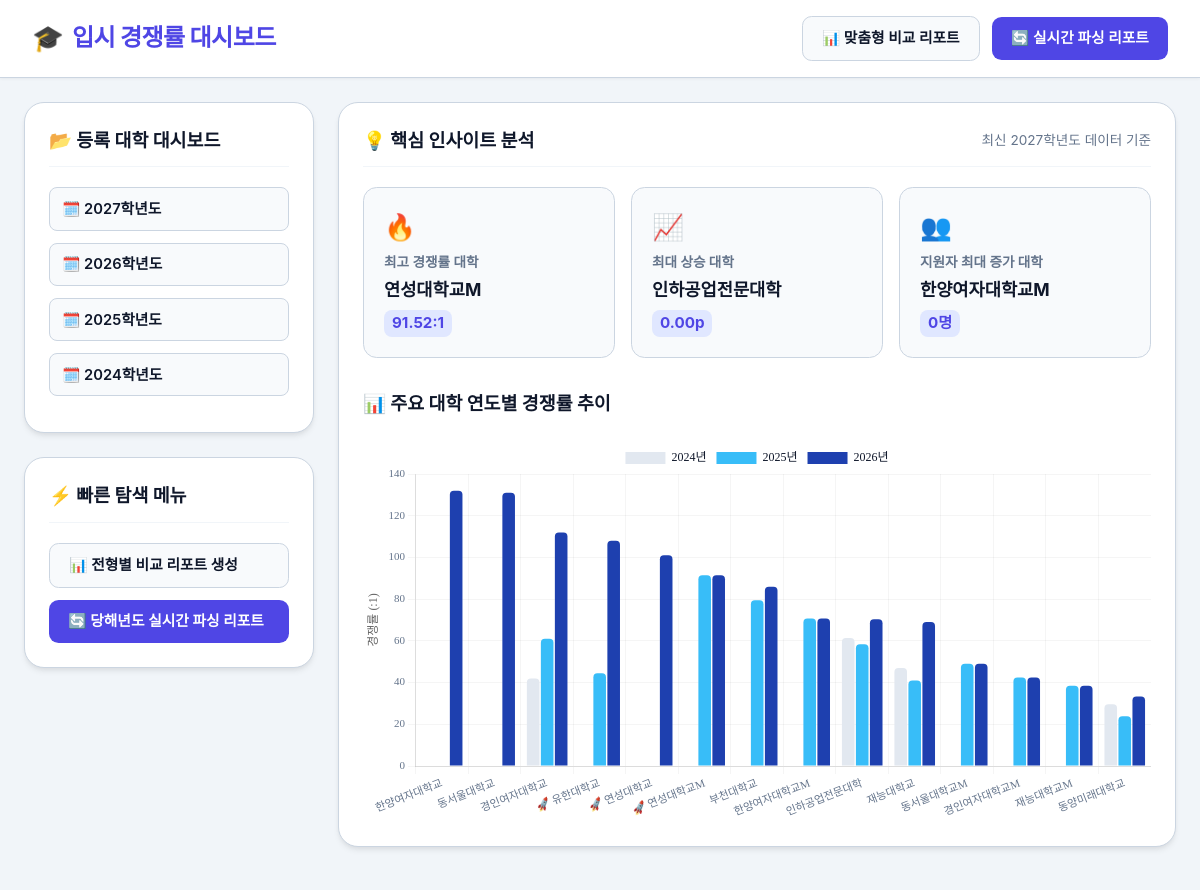
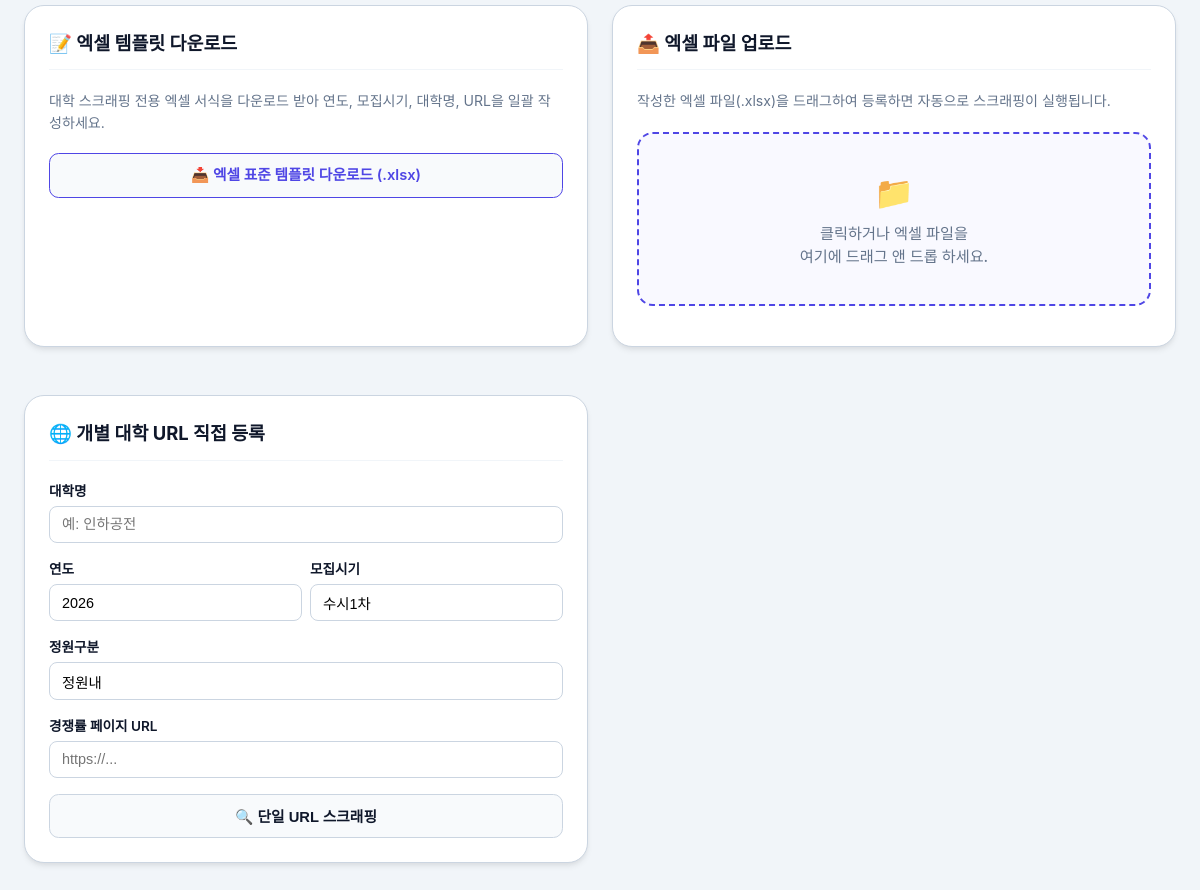
The page / on the database its author committed (2 pictures, top to bottom).
### database.py (models this page shows)
class University(Base):
    __tablename__ = "universities"
    id = Column(Integer, primary_key=True, index=True)
    name = Column(String, index=True)
    year = Column(String)            # 2024, 2025 등
    admission_type = Column(String)  # 수시1차, 수시2차, 정시
    capacity_type = Column(String)   # 정원내, 정원외, 구분없음
    url = Column(String)
    scraped_data = Column(Text) # Stores JSON: {"titles": [...], "tables_html": [...]}
    created_at = Column(DateTime, default=datetime.datetime.utcnow)
    departments = relationship("DepartmentData", back_populates="university", cascade="all, delete-orphan")

### main.py (the view)
@app.get("/", response_class=HTMLResponse)
async def read_root(request: Request, db: Session = Depends(get_db)):
    universities = db.query(University).order_by(University.created_at.desc()).all()
    tree_data = build_tree(universities)
    unique_univ_names = sort_names_inha_first(list(set([u.name for u in universities])))
    insights = calculate_dashboard_insights(db)
    chart_data_json = get_multi_year_chart_data(db)
    selected_univ = None
    selected_data = None
    return templates.TemplateResponse(request=request, name="index.html", context={
        "tree_data": tree_data,
        "unique_univ_names": unique_univ_names,
        "insights": insights,
        "chart_data_json": chart_data_json,
        "selected_univ": selected_univ,
        "selected_data": selected_data,
        "is_compare_mode": False
    })

### templates/index.html (shortened to what this page needs)
<!DOCTYPE html>
<html lang="ko">
<head>
    <link href="https://cdn.jsdelivr.net/gh/orioncactus/pretendard/dist/web/static/pretendard.css" rel="stylesheet">
</head>
<body>
    <header class="app-header">
        <div class="header-content">
            <div class="header-title">
                <a href="/">
                    <span style="font-size: 1.6rem;">🎓</span>
                    <h1>입시 경쟁률 대시보드</h1>
                </a>
            </div>
            <div class="header-actions">
                <a href="/report" class="btn btn-secondary">📊 맞춤형 비교 리포트</a>
                <a href="/report?mode=realtime_builder" class="btn btn-primary">🔄 실시간 파싱 리포트</a>
            </div>
        </div>
    </header>
    <div class="app-container">
        <div class="dashboard-grid">
            <aside class="left-col">
                <div class="glass-card">
                    <div class="card-header">
                        <h2>📂 등록 대학 대시보드</h2>
                    </div>
                    <div class="tree-container">
                        {% if tree_data %}
                            {% for year, adm_types in tree_data.items() %}
                            <details>
                                <summary><span>🗓️ {{ year }}학년도</span></summary>
                            </details>
                            {% endfor %}
                        {% else %}
                            <p style="color: var(--text-secondary); text-align: center; padding: 1.5rem 0;">등록된 대학 데이터가 없습니다.</p>
                        {% endif %}
                    </div>
                </div>
                <div class="glass-card">
                    <div class="card-header">
                        <h2>⚡ 빠른 탐색 메뉴</h2>
                    </div>
                    <div style="display: flex; flex-direction: column; gap: 0.75rem;">
                        <a href="/report" class="btn btn-secondary" style="width: 100%; justify-content: flex-start;">
                            📊 전형별 비교 리포트 생성
                        </a>
                        <a href="/report?mode=realtime_builder" class="btn btn-primary" style="width: 100%; justify-content: flex-start;">
                            🔄 당해년도 실시간 파싱 리포트
                        </a>
                    </div>
                </div>
            </aside>
            <main class="center-col">
                {% if is_search_mode %}
                <div class="glass-card">
                    <div class="card-header">
                        <h2>🔍 "{{ search_query }}" 검색 결과</h2>
                    </div>
                    {% if search_results %}
                    <div class="table-container">
                        <table>
                            <thead>
                                <tr>
                                    <th>연도</th>
                                    <th>분류</th>
                                    <th>대학명</th>
                                    <th>표 제목</th>
                                    <th>학과명</th>
                                    <th>모집인원</th>
                                    <th>지원인원</th>
                                    <th>경쟁률</th>
                                </tr>
                            </thead>
                            <tbody>
                                {% for item in search_results %}
                                <tr class="{% if '인하공업전문대학' in item.univ_name %}inha-purple-row{% endif %}">
                                    <td>{{ item.year }}</td>
                                    <td>{{ item.admission_type }}</td>
                                    <td>
                                        {% if '인하공업전문대학' in item.univ_name %}
                                        <a href="/univ/{{ item.univ_id }}" class="inha-badge">⭐ {{ item.univ_name }}</a>
                                        {% else %}
                                        <a href="/univ/{{ item.univ_id }}" style="color: var(--primary-color); text-decoration: none; font-weight: bold;">{{ item.univ_name }}</a>
                                        {% endif %}
                                    </td>
                                    <td style="color: var(--text-secondary); font-size: 0.85em;">{{ item.table_title }}</td>
                                    <td style="font-weight: bold;">{{ item.department_name }}</td>
                                    <td>{{ item.admission_count }}</td>
                                    <td>{{ item.applicant_count }}</td>
                                    <td class="fw-bold {% if '인하공업전문대학' in item.univ_name %}text-purple{% else %}text-primary{% endif %}">{{ item.competition_ratio }}</td>
                                </tr>
                                {% endfor %}
                            </tbody>
                        </table>
                    </div>
                    {% else %}
                    <p style="text-align: center; color: var(--text-secondary); padding: 2rem;">검색 결과가 없습니다.</p>
                    {% endif %}
                </div>
                {% else %}
                {% if insights and insights.latest_year %}
                <div class="glass-card">
                    <div class="card-header">
                        <h2>💡 핵심 인사이트 분석</h2>
                        <span style="font-size: 0.85rem; color: var(--text-secondary);">최신 {{ insights.latest_year }}학년도 데이터 기준</span>
                    </div>
                    <div class="insights-grid">
                        {% if insights.top_ratio %}
                        <div class="insight-card">
                            <span class="insight-icon">🔥</span>
                            <div class="insight-label">최고 경쟁률 대학</div>
                            <div class="insight-univ">{{ insights.top_ratio.univ_name }}</div>
                            <div class="insight-value">{{ insights.top_ratio.value }}</div>
                        </div>
                        {% endif %}
                        {% if insights.ratio_increase %}
                        <div class="insight-card">
                            <span class="insight-icon">📈</span>
                            <div class="insight-label">최대 상승 대학</div>
                            <div class="insight-univ">{{ insights.ratio_increase.univ_name }}</div>
                            <div class="insight-value">{{ insights.ratio_increase.value }}</div>
                        </div>
                        {% endif %}
                        {% if insights.applicant_increase %}
                        <div class="insight-card">
                            <span class="insight-icon">👥</span>
                            <div class="insight-label">지원자 최대 증가 대학</div>
                            <div class="insight-univ">{{ insights.applicant_increase.univ_name }}</div>
                            <div class="insight-value">{{ insights.applicant_increase.value }}</div>
                        </div>
                        {% endif %}
                    </div>
                    {% if chart_data_json %}
                    <div style="margin-top: 2rem;">
                        <div class="card-header" style="border-bottom: none; margin-bottom: 0.75rem;">
                            <h2>📊 주요 대학 연도별 경쟁률 추이</h2>
                        </div>
                        <div style="width: 100%; height: 380px;">
                            <canvas id="mainChart"></canvas>
                        </div>
                    </div>
                    <script>
                        document.addEventListener("DOMContentLoaded", function() {
                            const ctx = document.getElementById('mainChart').getContext('2d');
                            const chartData = JSON.parse(document.getElementById('chart-data-json').textContent);
                            new Chart(ctx, {
                                type: 'bar',
                                data: chartData,
                                options: {
                                    responsive: true,
                                    maintainAspectRatio: false,
                                    plugins: {
                                        legend: { labels: { font: { family: 'Pretendard', size: 12 }, color: '#0f172a' } },
                                        tooltip: {
                                            titleFont: { family: 'Pretendard' },
                                            bodyFont: { family: 'Pretendard' }
                                        }
                                    },
                                    scales: {
                                        x: { ticks: { font: { family: 'Pretendard', size: 11 }, color: '#64748b' }, grid: { color: 'rgba(0,0,0,0.04)' } },
                                        y: { ticks: { font: { family: 'Pretendard', size: 11 }, color: '#64748b' }, grid: { color: 'rgba(0,0,0,0.04)' }, title: { display: true, text: '경쟁률 (:1)', font: { family: 'Pretendard', size: 12 } } }
                                    }
                                }
                            });
                        });
                    </script>
                    {% endif %}
                </div>
                {% endif %}
                {% endif %}
            </main>
            <aside class="right-col">
                <div class="glass-card">
                    <div class="card-header">
                        <h2>📝 엑셀 템플릿 다운로드</h2>
                    </div>
                    <p style="color: var(--text-secondary); font-size: 0.88rem; margin-bottom: 1.25rem;">
                        대학 스크래핑 전용 엑셀 서식을 다운로드 받아 연도, 모집시기, 대학명, URL을 일괄 작성하세요.
                    </p>
                    <a href="/template.xlsx" class="btn btn-secondary" style="width: 100%; border-color: var(--primary-color); color: var(--primary-color);">
                        📥 엑셀 표준 템플릿 다운로드 (.xlsx)
                    </a>
                </div>
                <div class="glass-card">
                    <div class="card-header">
                        <h2>📤 엑셀 파일 업로드</h2>
                    </div>
                    <p style="color: var(--text-secondary); font-size: 0.88rem; margin-bottom: 1.25rem;">
                        작성한 엑셀 파일(.xlsx)을 드래그하여 등록하면 자동으로 스크래핑이 실행됩니다.
                    </p>
                    <form action="/upload_excel" method="POST" enctype="multipart/form-data" id="uploadForm" onsubmit="showLoading()">
                        <div class="dropzone" id="dropzone" onclick="document.getElementById('fileInput').click()">
                            <div style="font-size: 2rem; margin-bottom: 0.4rem;">📁</div>
                            <p id="dropzoneText">클릭하거나 엑셀 파일을<br>여기에 드래그 앤 드롭 하세요.</p>
                        </div>
                    </form>
                </div>
                <div class="glass-card">
                    <div class="card-header">
                        <h2>🌐 개별 대학 URL 직접 등록</h2>
                    </div>
                    <form action="/scrape" method="POST" onsubmit="showLoading()">
                        <div class="form-group">
                            <label>대학명</label>
                            <input type="text" name="name" placeholder="예: 인하공전" required class="form-control">
                        </div>
                        <div style="display: flex; gap: 0.5rem; margin-bottom: 1rem;">
                            <div style="flex: 1;">
                                <label style="font-size: 0.85rem; font-weight: 600; margin-bottom: 0.3rem; display: block;">연도</label>
                                <input type="text" name="year" value="2026" required class="form-control">
                            </div>
                            <div style="flex: 1;">
                                <label style="font-size: 0.85rem; font-weight: 600; margin-bottom: 0.3rem; display: block;">모집시기</label>
                                <input type="text" name="admission_type" value="수시1차" required class="form-control">
                            </div>
                        </div>
                        <div class="form-group">
                            <label>정원구분</label>
                            <input type="text" name="capacity_type" value="정원내" required class="form-control">
                        </div>
                        <div class="form-group">
                            <label>경쟁률 페이지 URL</label>
                            <input type="url" name="url" placeholder="https://..." required class="form-control">
                        </div>
                        <button type="submit" class="btn btn-secondary" style="width: 100%;">
                            🔍 단일 URL 스크래핑
                        </button>
                    </form>
                </div>
            </aside>
        </div>
    </div>
</body>
</html>

### rows shown on the page
University: year "2027"
University: year "2026"
University: year "2025"
University: year "2024"
University: top_ratio.univ_name "연성대학교M"
University: ratio_increase.univ_name "인하공업전문대학"
University: applicant_increase.univ_name "한양여자대학교M"

### other values the page prints
{{ insights.latest_year }} "2027"
{{ insights.top_ratio.value }} "91.52:1"
{{ insights.ratio_increase.value }} "0.00p"
{{ insights.applicant_increase.value }} "0명"
